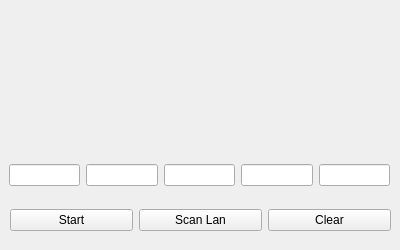
<?xml version="1.0" encoding="UTF-8"?>
<ui version="4.0">
 <class>IPCalcForm</class>
 <widget class="QMainWindow" name="IPCalcForm">
  <property name="geometry">
   <rect>
    <x>0</x>
    <y>0</y>
    <width>400</width>
    <height>250</height>
   </rect>
  </property>
  <property name="minimumSize">
   <size>
    <width>400</width>
    <height>250</height>
   </size>
  </property>
  <property name="maximumSize">
   <size>
    <width>400</width>
    <height>250</height>
   </size>
  </property>
  <property name="windowTitle">
   <string>IPCalcForm</string>
  </property>
  <widget class="QWidget" name="centralwidget">
   <widget class="QWidget" name="gridLayoutWidget">
    <property name="geometry">
     <rect>
      <x>10</x>
      <y>200</y>
      <width>381</width>
      <height>41</height>
     </rect>
    </property>
    <layout class="QGridLayout" name="gridLayout">
     <item row="0" column="0">
      <widget class="QPushButton" name="butStart">
       <property name="text">
        <string>Start</string>
       </property>
      </widget>
     </item>
     <item row="0" column="2">
      <widget class="QPushButton" name="clearButton">
       <property name="text">
        <string>Clear</string>
       </property>
      </widget>
     </item>
     <item row="0" column="1">
      <widget class="QPushButton" name="pushButton">
       <property name="text">
        <string>Scan Lan</string>
       </property>
      </widget>
     </item>
    </layout>
   </widget>
   <widget class="QWidget" name="gridLayoutWidget_2">
    <property name="geometry">
     <rect>
      <x>9</x>
      <y>160</y>
      <width>381</width>
      <height>31</height>
     </rect>
    </property>
    <layout class="QGridLayout" name="gridLayout_2">
     <item row="0" column="3">
      <widget class="QLineEdit" name="lineEdit4">
       <property name="maxLength">
        <number>3</number>
       </property>
      </widget>
     </item>
     <item row="0" column="1">
      <widget class="QLineEdit" name="lineEdit2">
       <property name="maxLength">
        <number>3</number>
       </property>
      </widget>
     </item>
     <item row="0" column="2">
      <widget class="QLineEdit" name="lineEdit3">
       <property name="maxLength">
        <number>3</number>
       </property>
      </widget>
     </item>
     <item row="0" column="0">
      <widget class="QLineEdit" name="lineEdit1">
       <property name="maxLength">
        <number>3</number>
       </property>
      </widget>
     </item>
     <item row="0" column="4">
      <widget class="QLineEdit" name="lineEdit5">
       <property name="maxLength">
        <number>2</number>
       </property>
      </widget>
     </item>
    </layout>
   </widget>
   <widget class="QWidget" name="gridLayoutWidget_3">
    <property name="geometry">
     <rect>
      <x>9</x>
      <y>9</y>
      <width>381</width>
      <height>131</height>
     </rect>
    </property>
    <layout class="QGridLayout" name="gridLayout_3">
     <item row="0" column="0">
      <widget class="QLabel" name="LabelResult">
       <property name="text">
        <string/>
       </property>
       <property name="textFormat">
        <enum>Qt::TextFormat::PlainText</enum>
       </property>
      </widget>
     </item>
    </layout>
   </widget>
  </widget>
 </widget>
 <resources/>
 <connections/>
</ui>
